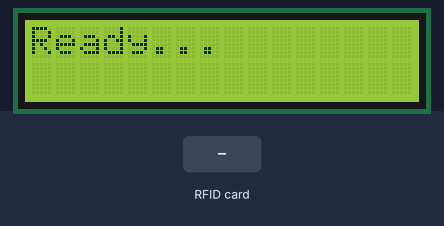
A program run on a simulated Arduino Uno, built with avr-gcc and run on an emulated ATmega328P. On the bench: 16×2 character LCD. The inputs (shaded band) are chosen by the test bench. What the program prints to the serial monitor is not drawn.

Above: at 1.2 s.
1.3 s: RFID card 5E 7A 19 C4 held to the reader
At 2.2 s:
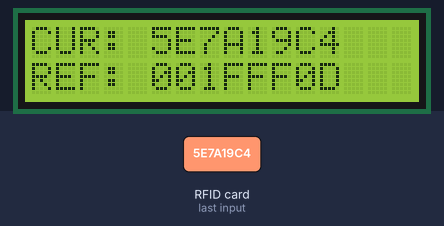
Timing chart, 0 to 4.3 s (numbered marks = the images above; inputs shaded):
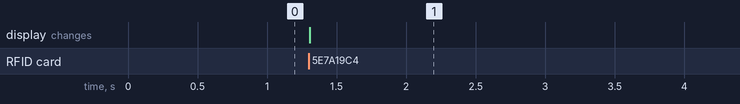

Measured:
- after the input at 1.3 s, the display: changes at once (image 1)

The program:

main.cpp
```cpp
#include <Arduino.h>
#include <Wire.h>
#include <LiquidCrystal.h>
#include <rdm6300.h>

#define RDM6300_RX_PIN 2
#define READ_LED_PIN 13

Rdm6300 rdm6300;
LiquidCrystal lcd(8, 9, 4, 5, 6, 7);

void setup()
{
  Serial.begin(9600);

  lcd.begin(16, 2);
  lcd.print("Ready...");

  rdm6300.begin(RDM6300_RX_PIN);

  Serial.begin(9600);
  while (!Serial) {}
}

uint32_t last_tag;

void loop()
{
  if (rdm6300.update()) {
    uint32_t tag = rdm6300.get_tag_id();

    if (tag != last_tag) {
      char out [16];
      sprintf(out, "%8.8lX", tag);

      lcd.clear();
      lcd.setCursor(0, 0);
      lcd.print("CUR: ");
      lcd.setCursor(5, 0);
      lcd.print(out);
      lcd.setCursor(0, 1);
      lcd.print("REF: 001FFF0D");

      Serial.println(out);
      last_tag = tag;
    }
  }

  delay(10);
  /*
  lcd.noBacklight();
  lcd.setCursor(0, 0);
  lcd.print("HELLO");
  delay(2000);
  lcd.setCursor(0, 1);
  lcd.print("WORLD");
  delay(2000);
  lcd.backlight();
  */
}
```
